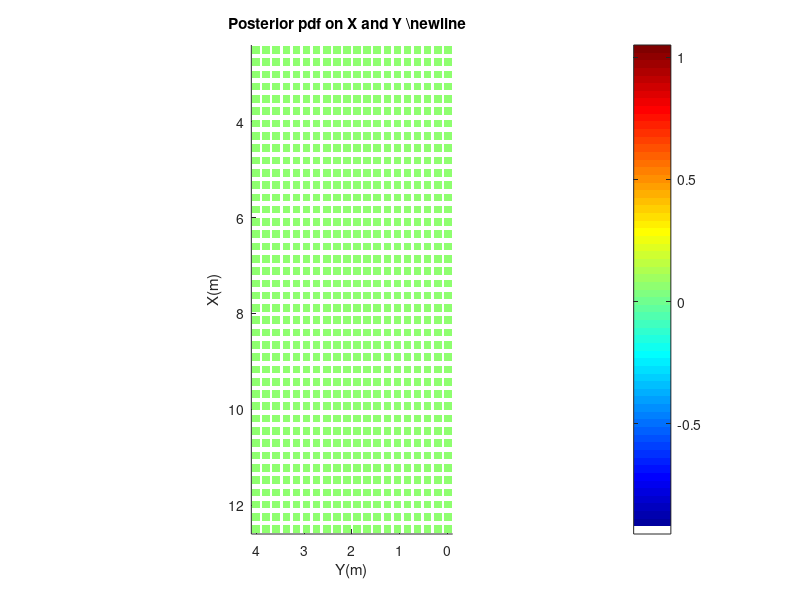

Write MATLAB code to recreate this figure. (Note: this script raises an error after producing the figure.)
close all; clear all; clc;

% the general folder
general_folder = 'C:\Users\rahbar\Desktop\ICRA2020_video\log_STE_multi_v10';
folder_list = dir(general_folder);
folder_list = folder_list(~ismember({folder_list.name},{'.','..','animation'}));
folder_list = folder_list([folder_list.isdir]);
robot_number = length(folder_list);

% parameters
X = linspace(2.5,12.5,40);
Y = linspace(0,4,20);
Q = linspace(1,800,10);
A = linspace(0.01,0.2,10); %0.01
B = linspace(0.1,1,10); %0.1

[Xg,Yg] = meshgrid(X,Y);

% error std
sigmaD = 30;
sigmaT = 125;

source_real_position = [12.5,2,0];
Q_min = 1; Q_max = 800;
source_position_min = [2.5,0,0];
source_position_max = [12.5,4,2];
a_y_min = 0.01; a_y_max = 0.2;
b_y_min = 0.1; b_y_max = 1;

like_sum = zeros(1,length(X)*length(Y)*length(Q)*length(A)*length(B));

anim_folder = [general_folder,'/animation'];
mkdir(anim_folder);

% set(groot,'defaultFigurePaperPositionMode','manual');
f = figure('Position',[601.0000  111.4000  397.6000  650.6000]);

% first frame:
post_map = ones(20,40); post_map = post_map./sum(post_map,[1,2]);
scatter(Yg(:),Xg(:),30,post_map(:),'s','filled');
axis equal; axis([-0.1,4.1,2.4,12.6]);view(180,90);
title(['Posterior pdf on X and Y \newline  ']);
xlabel('Y(m)'); ylabel('X(m)');
load MyColormap; colormap(mymap); colorbar;
ax = gca; ax.XDir = 'reverse';
frames(1) = getframe(f);
saveas(f, [anim_folder,'/0.png']);

for k=1:robot_number
    folder_name = [folder_list(k).folder, '/', folder_list(k).name];
    % data
    if(exist([folder_name '/position_history.csv']))
        position_history = dlmread([folder_name '/position_history.csv']);
        measurement_history = dlmread([folder_name '/measurement_history.csv']);
    end
    p{k} = dlmread([folder_name '/goal_position.csv']);
%     entropy = dlmread([folder_name '/entropy.csv']);
end

for k=1:robot_number
    ID(:,k) = ismember(position_history(:,2:3),p{k}(:,2:3),'rows');
end

    %% calculate posterior without MCMC
    for i=1:length(measurement_history)
        % robots position
        for k=1:robot_number
            if(ID(i,k) == 1 || i==1)
                xr(i,k) = position_history(i, 2);
                yr(i,k) = position_history(i, 3);
            else
                xr(i,k) = xr(i-1,k);
                yr(i,k) = yr(i-1,k);
            end
        end
        xr_h = position_history(i, 2);
        yr_h = position_history(i, 3);
        % robot's measured concentration
        cr = measurement_history(i, 2);
        m=1;
        for q=Q
            for x=X
                for y=Y
                    for sig_a=A
                        for sig_b=B
                            % model
                            adjusted_x = (x-xr_h);
                            adjusted_y = (y-yr_h);
                            %rotation
                            theta = 5/180*pi;
                            rotated_x = adjusted_y*sin(theta) + adjusted_x*cos(theta);
                            rotated_y = adjusted_y*cos(theta) - adjusted_x*sin(theta);
                            adjusted_x = rotated_x;
                            adjusted_y = rotated_y;
                            if(adjusted_x < 0)
                                model_value(m) = 0;
                            else
                                sigma_y = sig_a * adjusted_x + sig_b;
                                sigma_z = 1; z=0; zr=0;
                                model_value(m) = (q/(2*pi*1.0*sigma_y*sigma_z)) * exp( -((adjusted_y*adjusted_y)/(2*sigma_y*sigma_y)) - (((z-zr)*(z-zr))/(2*sigma_z*sigma_z)));
                            end
                            %likelihood
                            likelihood(m) = exp(-0.5 * ((cr - model_value(m)).^2) / (sigmaD*sigmaD + sigmaT*sigmaT));
                            like_sum(m) = like_sum(m) + ((cr - model_value(m)).^2) / (sigmaD*sigmaD + sigmaT*sigmaT);
                            parameter_combination(:,m) = [q;x;y;sig_a;sig_b];
                            m = m+1;
                        end
                    end
                end
            end
        end
        %posterior
        posterior = exp(-0.5 .* like_sum);
        posterior = posterior./sum(posterior);
        %marginal on xy
        post_map = permute(sum(reshape(posterior,length(B),length(A),length(Y),length(X),length(Q)),[1,2,5]),[4,3,1,2])';
        scatter(Yg(:),Xg(:),30,post_map(:),'s','filled');
        hold on;
        for k=1:robot_number
            plot(yr(i,k),xr(i,k),'ko','MarkerSize',7,'MarkerFaceColor','g');
            plot(yr(i,k),xr(i,k),'w*','MarkerSize',7,'MarkerFaceColor','w');
        end
        axis equal; axis([-0.1,4.1,2.4,12.6]);view(180,90);
        title(['Posterior pdf on X and Y \newline           iteration ', num2str(i)]);
        xlabel('Y(m)'); ylabel('X(m)');
        load MyColormap; colormap(mymap); colorbar;
        ax = gca; ax.XDir = 'reverse';
        hold off;
        pause(0.2);
        %frames(i+1) = getframe(f);
        saveas(f, [anim_folder,'/',num2str(i),'.png']);
    end
    % time
    %time(1) = 0;
    %time(2:length(entropy)+1) = ((entropy(:,2)-entropy(1,2))./1000)+12;

%clearvars -except time frames general_folder


% counter = 1;
% for i=1:(time(end)+5)*25/8
%     if(i >= time(counter+1)*25/8)
%         counter = counter+1;
%     end
%     frames_30(i) = frames(counter);
% end
% 
% %movie making
% v = VideoWriter([general_folder,'.mp4'],'MPEG-4');
% v.Quality = 75;
% open(v);
% writeVideo(v,frames_30);
% close(v);
